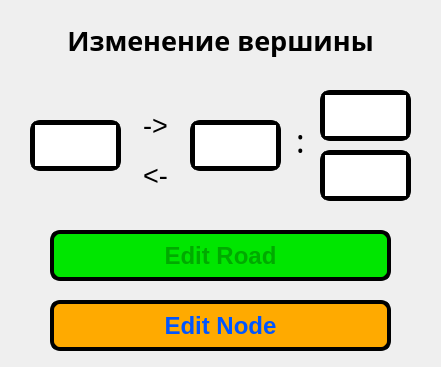
<?xml version="1.0" encoding="UTF-8"?>
<ui version="4.0">
 <class>EditWindow</class>
 <widget class="QDialog" name="EditWindow">
  <property name="geometry">
   <rect>
    <x>0</x>
    <y>0</y>
    <width>441</width>
    <height>367</height>
   </rect>
  </property>
  <property name="minimumSize">
   <size>
    <width>441</width>
    <height>367</height>
   </size>
  </property>
  <property name="maximumSize">
   <size>
    <width>441</width>
    <height>367</height>
   </size>
  </property>
  <property name="windowTitle">
   <string>Dialog</string>
  </property>
  <property name="styleSheet">
   <string notr="true">QTextEdit
{
	border: 5px solid rgb(0, 0, 0);
	border-radius: 10px
}

QTextEdit::focus
{
	border: 5px solid rgb(0, 170, 255);
	border-radius: 10px
}</string>
  </property>
  <widget class="QPushButton" name="btnEdit">
   <property name="geometry">
    <rect>
     <x>50</x>
     <y>300</y>
     <width>341</width>
     <height>51</height>
    </rect>
   </property>
   <property name="font">
    <font>
     <family>MS Shell Dlg 2</family>
     <pointsize>18</pointsize>
     <weight>75</weight>
     <bold>true</bold>
    </font>
   </property>
   <property name="styleSheet">
    <string notr="true">QPushButton
{
	color: rgb(0, 85, 255);
	background-color: rgb(255, 170, 0);
	border: 4px solid black;
	border-radius: 10px;
}

QPushButton:hover
{
	color: rgb(30, 115, 255);
	background-color: rgb(255, 200, 30);
	border: 3px solid black;
}

QPushButton:pressed
{
	color: rgb(0, 55, 225);
	background-color: rgb(225, 140, 0);
	border: 5px solid black;
}</string>
   </property>
   <property name="text">
    <string>Edit Node</string>
   </property>
  </widget>
  <widget class="QLabel" name="heading">
   <property name="geometry">
    <rect>
     <x>10</x>
     <y>10</y>
     <width>421</width>
     <height>61</height>
    </rect>
   </property>
   <property name="font">
    <font>
     <family>MS Reference Sans Serif</family>
     <pointsize>20</pointsize>
     <weight>75</weight>
     <bold>true</bold>
    </font>
   </property>
   <property name="text">
    <string>Изменение вершины</string>
   </property>
   <property name="alignment">
    <set>Qt::AlignCenter</set>
   </property>
  </widget>
  <widget class="QTextEdit" name="startNode">
   <property name="geometry">
    <rect>
     <x>30</x>
     <y>120</y>
     <width>91</width>
     <height>51</height>
    </rect>
   </property>
   <property name="font">
    <font>
     <pointsize>16</pointsize>
    </font>
   </property>
   <property name="inputMethodHints">
    <set>Qt::ImhDigitsOnly</set>
   </property>
   <property name="html">
    <string>&lt;!DOCTYPE HTML PUBLIC &quot;-//W3C//DTD HTML 4.0//EN&quot; &quot;http://www.w3.org/TR/REC-html40/strict.dtd&quot;&gt;
&lt;html&gt;&lt;head&gt;&lt;meta name=&quot;qrichtext&quot; content=&quot;1&quot; /&gt;&lt;style type=&quot;text/css&quot;&gt;
p, li { white-space: pre-wrap; }
&lt;/style&gt;&lt;/head&gt;&lt;body style=&quot; font-family:'MS Shell Dlg 2'; font-size:16pt; font-weight:400; font-style:normal;&quot;&gt;
&lt;p style=&quot;-qt-paragraph-type:empty; margin-top:0px; margin-bottom:0px; margin-left:0px; margin-right:0px; -qt-block-indent:0; text-indent:0px;&quot;&gt;&lt;br /&gt;&lt;/p&gt;&lt;/body&gt;&lt;/html&gt;</string>
   </property>
   <property name="textInteractionFlags">
    <set>Qt::TextEditable|Qt::TextSelectableByMouse</set>
   </property>
  </widget>
  <widget class="QLabel" name="normalArrow">
   <property name="geometry">
    <rect>
     <x>120</x>
     <y>100</y>
     <width>71</width>
     <height>51</height>
    </rect>
   </property>
   <property name="font">
    <font>
     <pointsize>20</pointsize>
    </font>
   </property>
   <property name="text">
    <string>-&gt;</string>
   </property>
   <property name="alignment">
    <set>Qt::AlignCenter</set>
   </property>
  </widget>
  <widget class="QTextEdit" name="reverseLength">
   <property name="geometry">
    <rect>
     <x>320</x>
     <y>150</y>
     <width>91</width>
     <height>51</height>
    </rect>
   </property>
   <property name="font">
    <font>
     <pointsize>16</pointsize>
    </font>
   </property>
   <property name="inputMethodHints">
    <set>Qt::ImhDigitsOnly</set>
   </property>
   <property name="html">
    <string>&lt;!DOCTYPE HTML PUBLIC &quot;-//W3C//DTD HTML 4.0//EN&quot; &quot;http://www.w3.org/TR/REC-html40/strict.dtd&quot;&gt;
&lt;html&gt;&lt;head&gt;&lt;meta name=&quot;qrichtext&quot; content=&quot;1&quot; /&gt;&lt;style type=&quot;text/css&quot;&gt;
p, li { white-space: pre-wrap; }
&lt;/style&gt;&lt;/head&gt;&lt;body style=&quot; font-family:'MS Shell Dlg 2'; font-size:16pt; font-weight:400; font-style:normal;&quot;&gt;
&lt;p style=&quot;-qt-paragraph-type:empty; margin-top:0px; margin-bottom:0px; margin-left:0px; margin-right:0px; -qt-block-indent:0; text-indent:0px;&quot;&gt;&lt;br /&gt;&lt;/p&gt;&lt;/body&gt;&lt;/html&gt;</string>
   </property>
   <property name="textInteractionFlags">
    <set>Qt::TextEditable|Qt::TextSelectableByMouse</set>
   </property>
  </widget>
  <widget class="QTextEdit" name="endNode">
   <property name="geometry">
    <rect>
     <x>190</x>
     <y>120</y>
     <width>91</width>
     <height>51</height>
    </rect>
   </property>
   <property name="font">
    <font>
     <pointsize>16</pointsize>
    </font>
   </property>
   <property name="inputMethodHints">
    <set>Qt::ImhDigitsOnly</set>
   </property>
   <property name="html">
    <string>&lt;!DOCTYPE HTML PUBLIC &quot;-//W3C//DTD HTML 4.0//EN&quot; &quot;http://www.w3.org/TR/REC-html40/strict.dtd&quot;&gt;
&lt;html&gt;&lt;head&gt;&lt;meta name=&quot;qrichtext&quot; content=&quot;1&quot; /&gt;&lt;style type=&quot;text/css&quot;&gt;
p, li { white-space: pre-wrap; }
&lt;/style&gt;&lt;/head&gt;&lt;body style=&quot; font-family:'MS Shell Dlg 2'; font-size:16pt; font-weight:400; font-style:normal;&quot;&gt;
&lt;p style=&quot;-qt-paragraph-type:empty; margin-top:0px; margin-bottom:0px; margin-left:0px; margin-right:0px; -qt-block-indent:0; text-indent:0px;&quot;&gt;&lt;br /&gt;&lt;/p&gt;&lt;/body&gt;&lt;/html&gt;</string>
   </property>
   <property name="textInteractionFlags">
    <set>Qt::TextEditable|Qt::TextSelectableByMouse</set>
   </property>
  </widget>
  <widget class="QLabel" name="doublePoint_2">
   <property name="geometry">
    <rect>
     <x>290</x>
     <y>110</y>
     <width>21</width>
     <height>61</height>
    </rect>
   </property>
   <property name="font">
    <font>
     <family>Mongolian Baiti</family>
     <pointsize>24</pointsize>
     <weight>50</weight>
     <bold>false</bold>
    </font>
   </property>
   <property name="text">
    <string>:</string>
   </property>
   <property name="alignment">
    <set>Qt::AlignCenter</set>
   </property>
  </widget>
  <widget class="QPushButton" name="btnEditRoad">
   <property name="geometry">
    <rect>
     <x>50</x>
     <y>230</y>
     <width>341</width>
     <height>51</height>
    </rect>
   </property>
   <property name="font">
    <font>
     <pointsize>18</pointsize>
     <weight>75</weight>
     <bold>true</bold>
    </font>
   </property>
   <property name="styleSheet">
    <string notr="true">QPushButton
{
	color: rgb(0, 170, 0);
	background-color: rgb(0, 230, 0);
	border: 4px solid black;
	border-radius: 10px;
}

QPushButton:hover
{
	color: rgb(30, 200, 30);
	background-color: rgb(30, 255, 30);
	border: 3px solid black;
}

QPushButton:pressed
{
	color: rgb(0, 140, 0);
	background-color: rgb(0, 20, 0);
	border: 5px solid black;
}</string>
   </property>
   <property name="text">
    <string>Edit Road</string>
   </property>
  </widget>
  <widget class="QLabel" name="reverseArrow">
   <property name="geometry">
    <rect>
     <x>120</x>
     <y>150</y>
     <width>71</width>
     <height>51</height>
    </rect>
   </property>
   <property name="font">
    <font>
     <pointsize>20</pointsize>
    </font>
   </property>
   <property name="text">
    <string>&lt;-</string>
   </property>
   <property name="alignment">
    <set>Qt::AlignCenter</set>
   </property>
  </widget>
  <widget class="QTextEdit" name="normalLength">
   <property name="geometry">
    <rect>
     <x>320</x>
     <y>90</y>
     <width>91</width>
     <height>51</height>
    </rect>
   </property>
   <property name="font">
    <font>
     <pointsize>16</pointsize>
    </font>
   </property>
   <property name="inputMethodHints">
    <set>Qt::ImhDigitsOnly</set>
   </property>
   <property name="html">
    <string>&lt;!DOCTYPE HTML PUBLIC &quot;-//W3C//DTD HTML 4.0//EN&quot; &quot;http://www.w3.org/TR/REC-html40/strict.dtd&quot;&gt;
&lt;html&gt;&lt;head&gt;&lt;meta name=&quot;qrichtext&quot; content=&quot;1&quot; /&gt;&lt;style type=&quot;text/css&quot;&gt;
p, li { white-space: pre-wrap; }
&lt;/style&gt;&lt;/head&gt;&lt;body style=&quot; font-family:'MS Shell Dlg 2'; font-size:16pt; font-weight:400; font-style:normal;&quot;&gt;
&lt;p style=&quot;-qt-paragraph-type:empty; margin-top:0px; margin-bottom:0px; margin-left:0px; margin-right:0px; -qt-block-indent:0; text-indent:0px;&quot;&gt;&lt;br /&gt;&lt;/p&gt;&lt;/body&gt;&lt;/html&gt;</string>
   </property>
   <property name="textInteractionFlags">
    <set>Qt::TextEditable|Qt::TextSelectableByMouse</set>
   </property>
  </widget>
 </widget>
 <resources/>
 <connections/>
</ui>
